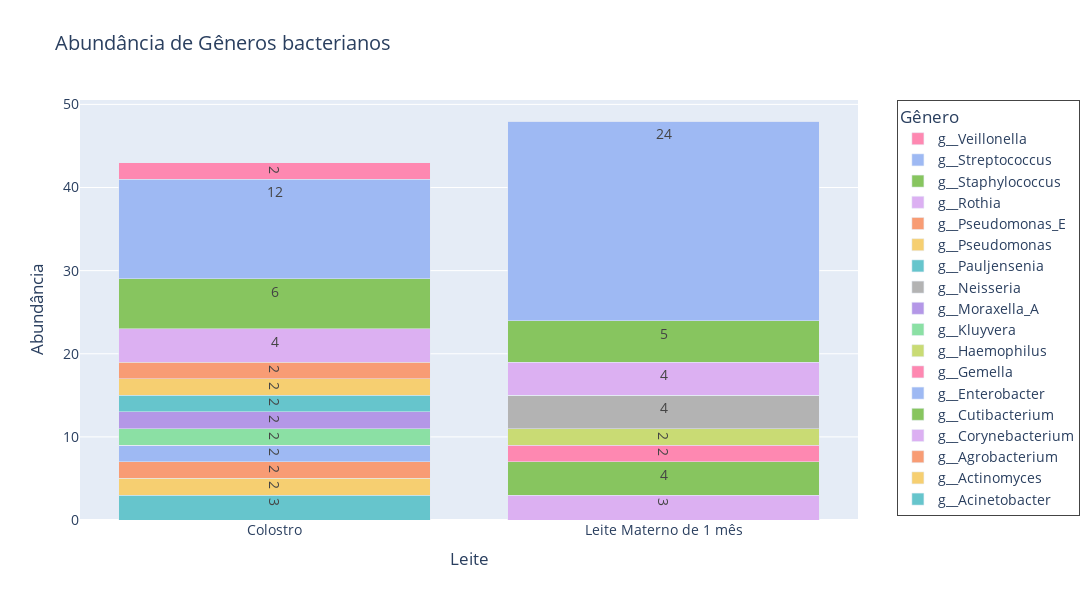

The cell this chart's notebook holds for it:
### Code cell
# Definir a coluna 'Filos' como índice
df_genero_abundancia.set_index('Gêneros', inplace=True)

# Transpor o DataFrame para que os grupos (Obesos e Lean) sejam as colunas
df_genero_abundancia_t = df_genero_abundancia.T

# Definir uma paleta de cores personalizada
custom_colors = colors.qualitative.Pastel  # Outra opção seria colors.qualitative.Set3 ou qualquer paleta disponível

# Criar uma lista de barras empilhadas
fig = go.Figure()

# Adicionar cada filo ao gráfico como uma barra empilhada com cores personalizadas
for i, genero in enumerate(df_genero_abundancia_t.columns):
    fig.add_trace(go.Bar(
        name=genero,
        x=df_genero_abundancia_t.index, 
        y=df_genero_abundancia_t[genero],  # Valores de abundância
        hoverinfo='name+y',
        text=df_genero_abundancia_t[genero],  # Exibir valores de abundância nas barras
        marker_color=custom_colors[i % len(custom_colors)],  # Aplicar cores da paleta
    ))

# Definir o layout do gráfico, ajustando o tamanho (mais comprido) e a paleta de cores
fig.update_layout(
    barmode='stack',  # Empilhar as barras
    title='Abundância de Gêneros bacterianos',
    xaxis_title='Leite',
    yaxis_title='Abundância',
    legend_title='Gênero',
    font=dict(size=14),
    legend=dict(x=1.05, y=1, borderwidth=1),  # Posicionar a legenda
    width=1200,  # Ajustar a largura do gráfico
    height=600,  # Ajustar a altura do gráfico
)

# Exibir o gráfico
fig.show()

# Salvar o gráfico como imagem (png)
#fig.write_image('abund_filo_custom_plotly.png')

### Figure 1 — Plotly figure (JSON) as saved in the notebook; plotly's stock layout.template omitted (floating-point values rounded to 4 significant figures)
{"data": [{"hoverinfo": "name+y", "marker": {"color": "rgb(102, 197, 204)"}, "name": "g__Acinetobacter", "text": [3, 0], "x": ["Colostro", "Leite Materno de 1 mês"], "y": [3, 0], "type": "bar"}, {"hoverinfo": "name+y", "marker": {"color": "rgb(246, 207, 113)"}, "name": "g__Actinomyces", "text": [2, 0], "x": ["Colostro", "Leite Materno de 1 mês"], "y": [2, 0], "type": "bar"}, {"hoverinfo": "name+y", "marker": {"color": "rgb(248, 156, 116)"}, "name": "g__Agrobacterium", "text": [2, 0], "x": ["Colostro", "Leite Materno de 1 mês"], "y": [2, 0], "type": "bar"}, {"hoverinfo": "name+y", "marker": {"color": "rgb(220, 176, 242)"}, "name": "g__Corynebacterium", "text": [0, 3], "x": ["Colostro", "Leite Materno de 1 mês"], "y": [0, 3], "type": "bar"}, {"hoverinfo": "name+y", "marker": {"color": "rgb(135, 197, 95)"}, "name": "g__Cutibacterium", "text": [0, 4], "x": ["Colostro", "Leite Materno de 1 mês"], "y": [0, 4], "type": "bar"}, {"hoverinfo": "name+y", "marker": {"color": "rgb(158, 185, 243)"}, "name": "g__Enterobacter", "text": [2, 0], "x": ["Colostro", "Leite Materno de 1 mês"], "y": [2, 0], "type": "bar"}, {"hoverinfo": "name+y", "marker": {"color": "rgb(254, 136, 177)"}, "name": "g__Gemella", "text": [0, 2], "x": ["Colostro", "Leite Materno de 1 mês"], "y": [0, 2], "type": "bar"}, {"hoverinfo": "name+y", "marker": {"color": "rgb(201, 219, 116)"}, "name": "g__Haemophilus", "text": [0, 2], "x": ["Colostro", "Leite Materno de 1 mês"], "y": [0, 2], "type": "bar"}, {"hoverinfo": "name+y", "marker": {"color": "rgb(139, 224, 164)"}, "name": "g__Kluyvera", "text": [2, 0], "x": ["Colostro", "Leite Materno de 1 mês"], "y": [2, 0], "type": "bar"}, {"hoverinfo": "name+y", "marker": {"color": "rgb(180, 151, 231)"}, "name": "g__Moraxella_A", "text": [2, 0], "x": ["Colostro", "Leite Materno de 1 mês"], "y": [2, 0], "type": "bar"}, {"hoverinfo": "name+y", "marker": {"color": "rgb(179, 179, 179)"}, "name": "g__Neisseria", "text": [0, 4], "x": ["Colostro", "Leite Materno de 1 mês"], "y": [0, 4], "type": "bar"}, {"hoverinfo": "name+y", "marker": {"color": "rgb(102, 197, 204)"}, "name": "g__Pauljensenia", "text": [2, 0], "x": ["Colostro", "Leite Materno de 1 mês"], "y": [2, 0], "type": "bar"}, {"hoverinfo": "name+y", "marker": {"color": "rgb(246, 207, 113)"}, "name": "g__Pseudomonas", "text": [2, 0], "x": ["Colostro", "Leite Materno de 1 mês"], "y": [2, 0], "type": "bar"}, {"hoverinfo": "name+y", "marker": {"color": "rgb(248, 156, 116)"}, "name": "g__Pseudomonas_E", "text": [2, 0], "x": ["Colostro", "Leite Materno de 1 mês"], "y": [2, 0], "type": "bar"}, {"hoverinfo": "name+y", "marker": {"color": "rgb(220, 176, 242)"}, "name": "g__Rothia", "text": [4, 4], "x": ["Colostro", "Leite Materno de 1 mês"], "y": [4, 4], "type": "bar"}, {"hoverinfo": "name+y", "marker": {"color": "rgb(135, 197, 95)"}, "name": "g__Staphylococcus", "text": [6, 5], "x": ["Colostro", "Leite Materno de 1 mês"], "y": [6, 5], "type": "bar"}, {"hoverinfo": "name+y", "marker": {"color": "rgb(158, 185, 243)"}, "name": "g__Streptococcus", "text": [12, 24], "x": ["Colostro", "Leite Materno de 1 mês"], "y": [12, 24], "type": "bar"}, {"hoverinfo": "name+y", "marker": {"color": "rgb(254, 136, 177)"}, "name": "g__Veillonella", "text": [2, 0], "x": ["Colostro", "Leite Materno de 1 mês"], "y": [2, 0], "type": "bar"}], "layout": {"font": {"size": 14}, "legend": {"title": {"text": "Gênero"}, "x": 1.05, "y": 1, "borderwidth": 1}, "barmode": "stack", "title": {"text": "Abundância de Gêneros bacterianos"}, "xaxis": {"title": {"text": "Leite"}}, "yaxis": {"title": {"text": "Abundância"}}, "width": 1200, "height": 600}}
